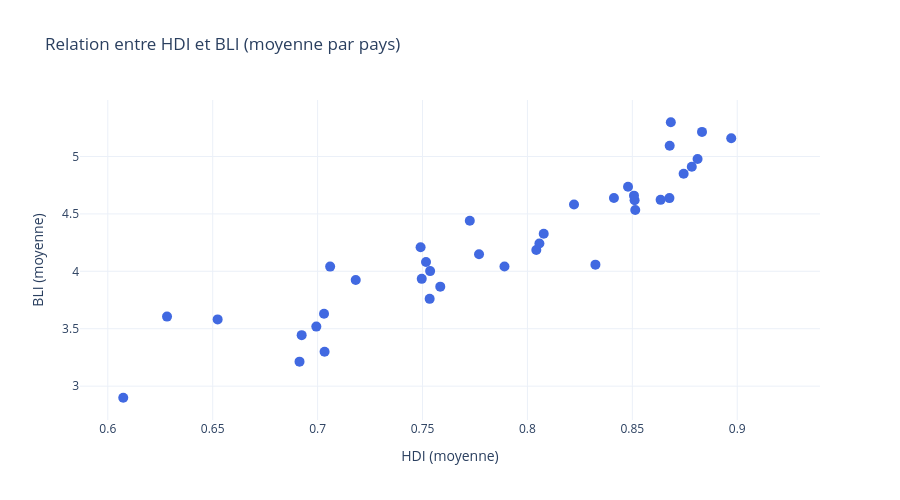

Notebook source saved alongside this figure:
### Code cell
# Moyenne par pays
df_mean = df_mix.groupby('country').agg({
    'HDI': 'mean',
    'BLI': 'mean',
    'MIX': 'mean',
    'country_fr': 'first'
}).reset_index()

fig = px.scatter(
    df_mean,
    x="HDI",
    y="BLI",
    custom_data=["country_fr", "HDI", "BLI", "MIX"],  # 👈 IMPORTANT
    title="Relation entre HDI et BLI (moyenne par pays)"
)

# Style + hover personnalisé
fig.update_traces(
    marker=dict(color="royalblue", size=10),
    hovertemplate=
    "<b>%{customdata[0]}</b><br>" +
    "HDI: %{customdata[1]:.3f}<br>" +
    "BLI: %{customdata[2]:.3f}<br>" +
    "MIX: %{customdata[3]:.3f}<extra></extra>"
)

fig.update_layout(
    showlegend=False,
    xaxis_title="HDI (moyenne)",
    yaxis_title="BLI (moyenne)",
    template="plotly_white",
    width=900,
    height=500
)

fig.show()

### Figure 1 — Plotly figure (JSON) as saved in the notebook; plotly's stock layout.template omitted (floating-point values rounded to 4 significant figures; data arrays with more than 128 entries replaced by an {"elided": "..."} marker saying what was removed)
{"data": [{"customdata": {"elided": "48x4 mixed values"}, "hovertemplate": "<b>%{customdata[0]}</b><br>HDI: %{customdata[1]:.3f}<br>BLI: %{customdata[2]:.3f}<br>MIX: %{customdata[3]:.3f}<extra></extra>", "legendgroup": "", "marker": {"color": "royalblue", "size": 10, "symbol": "circle"}, "mode": "markers", "name": "", "orientation": "v", "showlegend": false, "type": "scatter", "x": [0.6924, 0.8204, 0.8412, 0.706, 0.9188, 0.6914, 0.7031, 0.7585, 0.8078, 0.7769, 0.8811, 0.7725, NaN, 0.8783, 0.8511, 0.848, NaN, 0.7891, 0.7496, 0.8683, 0.8677, NaN, 0.8324, NaN, 0.7491, 0.8812, 0.7517, 0.8635, 0.8042, 0.6523, NaN, NaN, 0.8745, 0.6074, 0.8832, 0.7534, 0.8222, 0.6994, 0.7182, 0.7821, 0.7033, 0.7536, 0.8057, 0.8514, 0.8971, 0.8678, 0.6282, 0.8508], "xaxis": "x", "y": [3.444, NaN, 4.638, 4.041, NaN, 3.213, 3.63, 3.866, 4.327, 4.149, 4.978, 4.44, NaN, 4.91, 4.619, 4.737, NaN, 4.041, 3.934, 5.298, 4.638, NaN, 4.058, NaN, 4.209, NaN, 4.082, 4.623, 4.186, 3.581, NaN, NaN, 4.85, 2.899, 5.214, 3.76, 4.582, 3.518, 3.924, NaN, 3.299, 4.002, 4.243, 4.534, 5.159, 5.094, 3.605, 4.659], "yaxis": "y"}], "layout": {"height": 500, "legend": {"tracegroupgap": 0}, "showlegend": false, "title": {"text": "Relation entre HDI et BLI (moyenne par pays)"}, "width": 900, "xaxis": {"anchor": "y", "domain": [0, 1], "title": {"text": "HDI (moyenne)"}}, "yaxis": {"anchor": "x", "domain": [0, 1], "title": {"text": "BLI (moyenne)"}}}}
